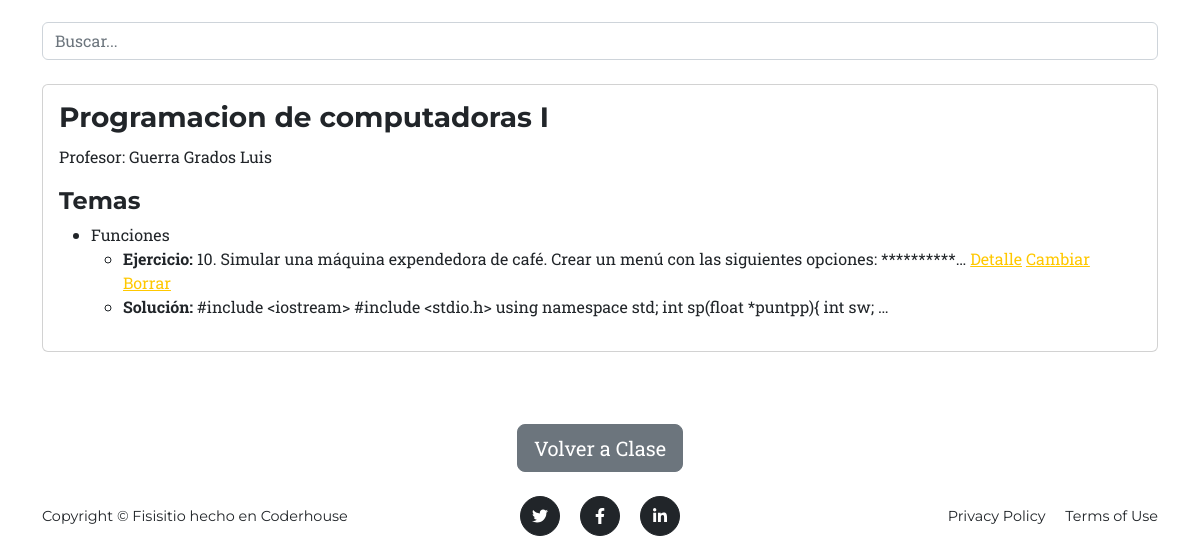
The page /Clase/ejerciciocategoria/list/ (lower part) on the database as committed earlier.
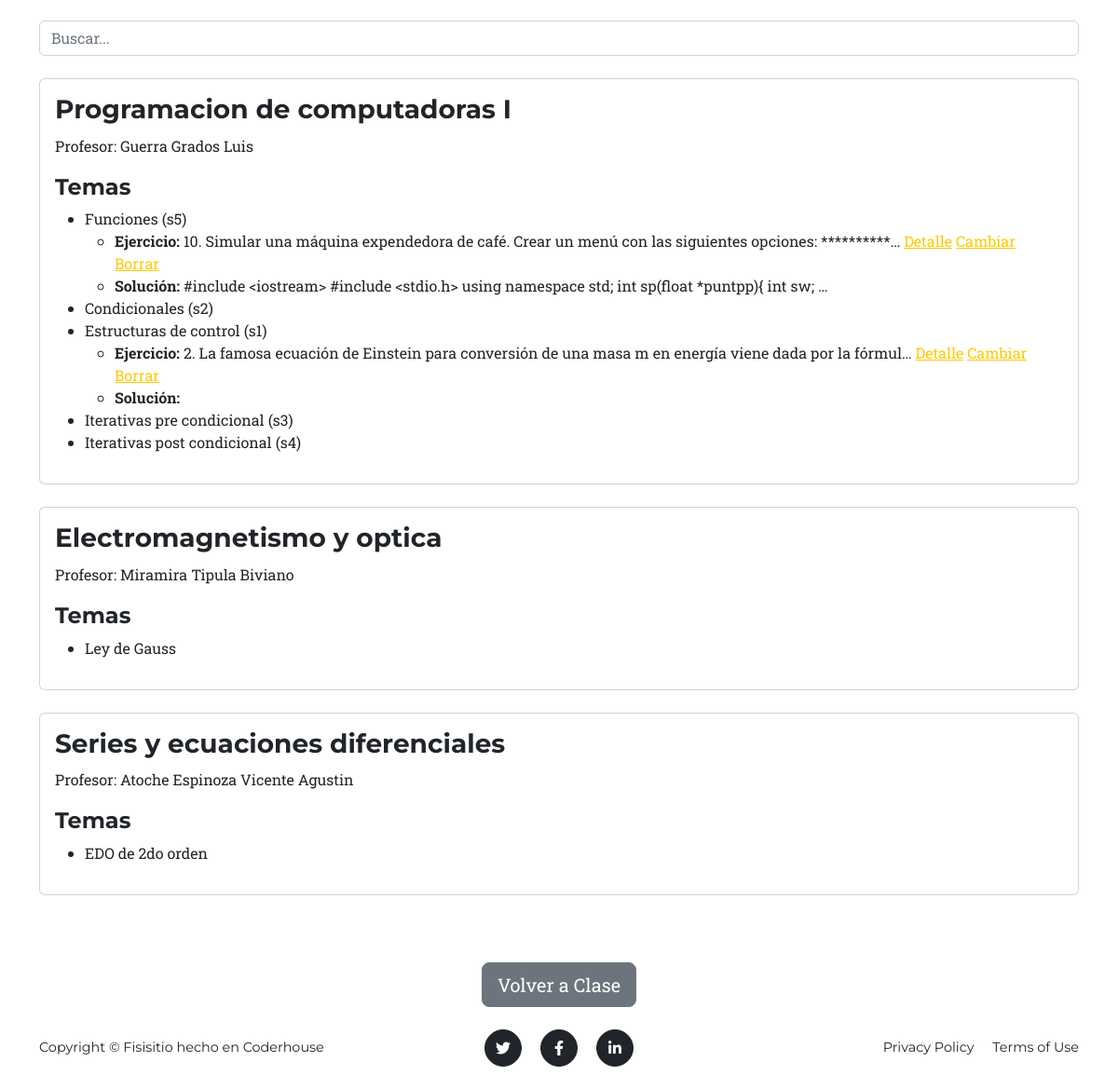
The same page on the database as committed later.
### Clase/models.py (models this page shows, shortened)
class Curso(models.Model):
    nombre = models.CharField(max_length=100, unique=True, blank=True, null=True)
    ciclo = models.ForeignKey(Ciclo, on_delete=models.CASCADE, related_name='cursos')
    profesor = models.ForeignKey(Profesor, on_delete=models.SET_NULL, null=True, related_name='cursos')

class Profesor(models.Model):
    nombre = models.CharField(max_length=100, blank=True, null=True)
    def __str__(self):
        return self.nombre

class Tema(models.Model):
    nombre = models.CharField(max_length=100, blank=True, null=True)
    curso = models.ForeignKey(Curso, on_delete=models.CASCADE, related_name='temas')

class EjercicioCategoria(models.Model):
    enunciado = models.TextField(blank=True, null=True)
    tema = models.ForeignKey(Tema, on_delete=models.CASCADE, related_name='ejercicios')

class Solucion(models.Model):
    solucion = models.TextField(blank=True, null=True)
    ejercicio = models.OneToOneField(EjercicioCategoria, on_delete=models.CASCADE, related_name='solucion')

### Clase/views.py (the view)
# urls.py: path("ejerciciocategoria/list/", views.EjercicioCategoriaList.as_view(), name="ejerciciocategoria_list"),
class EjercicioCategoriaList(ListView):
    model = models.EjercicioCategoria
    context_object_name = 'ejercicios'
    template_name = 'Clase/ejerciciocategoria_list.html'
    def get_context_data(self, **kwargs):
        context = super().get_context_data(**kwargs)
        context['cursos'] = models.Curso.objects.all()
        return context

### Clase/templates/Clase/ejerciciocategoria_list.html (shortened to what this page needs)
{% extends 'core/base.html' %}
{% block content %}
    <div class="container py-lg-4">
        <form action="{% url 'Clase:ejerciciocategoria_list' %}" method="get" class="mb-4">
            <input type="text" name="consulta" placeholder="Buscar..." class="form-control">
        </form>
        {% if cursos %}
            {% for curso in cursos %}
                <div class="card mb-4">
                    <div class="card-body">
                        <h3 class="card-title">{{ curso.nombre }}</h3>
                        <p>Profesor: {{ curso.profesor }}</p>
                        <h4>Temas</h4>
                        <ul>
                            {% for tema in curso.temas.all %}
                                <li>
                                    {{ tema.nombre }}
                                    <ul>
                                        {% for ejercicio in tema.ejercicios.all %}
                                            <li>
                                                <strong>Ejercicio:</strong> {{ ejercicio.enunciado|truncatechars:100 }}
                                                <a href="{% url 'Clase:ejerciciocategoria_detail' ejercicio.id %}">Detalle</a>
                                                <a href="{% url 'Clase:ejerciciocategoria_update' ejercicio.id %}">Cambiar</a>
                                                <a href="{% url 'Clase:ejerciciocategoria_delete' ejercicio.id %}">Borrar</a>
                                            </li>
                                            <li><strong>Solución:</strong> {{ ejercicio.solucion.solucion|truncatechars:100 }}</li>
                                        {% endfor %}
                                    </ul>
                                </li>
                            {% endfor %}
                        </ul>
                    </div>
                </div>
            {% endfor %}
        {% else %}
            <p>No se encontraron cursos.</p>
        {% endif %}
    </div>
    <div class="d-flex justify-content-center mt-4">
        <a href="{% url 'Clase:home' %}" class="btn btn-secondary btn-lg">Volver a Clase</a>
    </div>
{% endblock content %}

### core/templates/core/base.html (shortened to what this page needs)
{% load static %}
<!DOCTYPE html>
<html lang="es">
    <head>
        <link href="{% static 'core/css/styles.css' %}" rel="stylesheet" />
    </head>
    <body id="page-top">
            {% block content %}
            {% endblock content %}
        {% include 'core/components/footer.html' %}
    </body>
</html>

### core/templates/core/components/navbar.html (shortened to what this page needs)
{% load static %}

### core/templates/core/components/footer.html
<footer class="footer py-4">
    <div class="container">
        <div class="row align-items-center">
            <div class="col-lg-4 text-lg-start">Copyright &copy; Fisisitio hecho en Coderhouse</div>
            <div class="col-lg-4 my-3 my-lg-0">
                <a class="btn btn-dark btn-social mx-2" href="#!" aria-label="Twitter"><i class="fab fa-twitter"></i></a>
                <a class="btn btn-dark btn-social mx-2" href="#!" aria-label="Facebook"><i class="fab fa-facebook-f"></i></a>
                <a class="btn btn-dark btn-social mx-2" href="#!" aria-label="LinkedIn"><i class="fab fa-linkedin-in"></i></a>
            </div>
            <div class="col-lg-4 text-lg-end">
                <a class="link-dark text-decoration-none me-3" href="#!">Privacy Policy</a>
                <a class="link-dark text-decoration-none" href="#!">Terms of Use</a>
            </div>
        </div>
    </div>
</footer>

Rows that differ between the two databases and show on the page:
changed Tema: nombre "Funciones" → "Funciones (s5)"
added Tema: nombre "Condicionales (s2)", shown under Curso "Programacion de computadoras I"
added Tema: nombre "Estructuras de control (s1)", shown under Curso "Programacion de computadoras I"
added EjercicioCategoria: enunciado "2. La famosa ecuación de Einstein para conversión de una masa m en energía viene dada por la fórmul…", shown under "Estructuras de control (s1)"
added Tema: nombre "Iterativas pre condicional (s3)", shown under Curso "Programacion de computadoras I"
added Tema: nombre "Iterativas post condicional (s4)", shown under Curso "Programacion de computadoras I"
added Curso: nombre "Electromagnetismo y optica", profesor "Miramira Tipula Biviano"
added Tema: nombre "Ley de Gauss", shown under "Electromagnetismo y optica"
added Curso: nombre "Series y ecuaciones diferenciales", profesor "Atoche Espinoza Vicente Agustin"
added Tema: nombre "EDO de 2do orden", shown under "Series y ecuaciones diferenciales"
